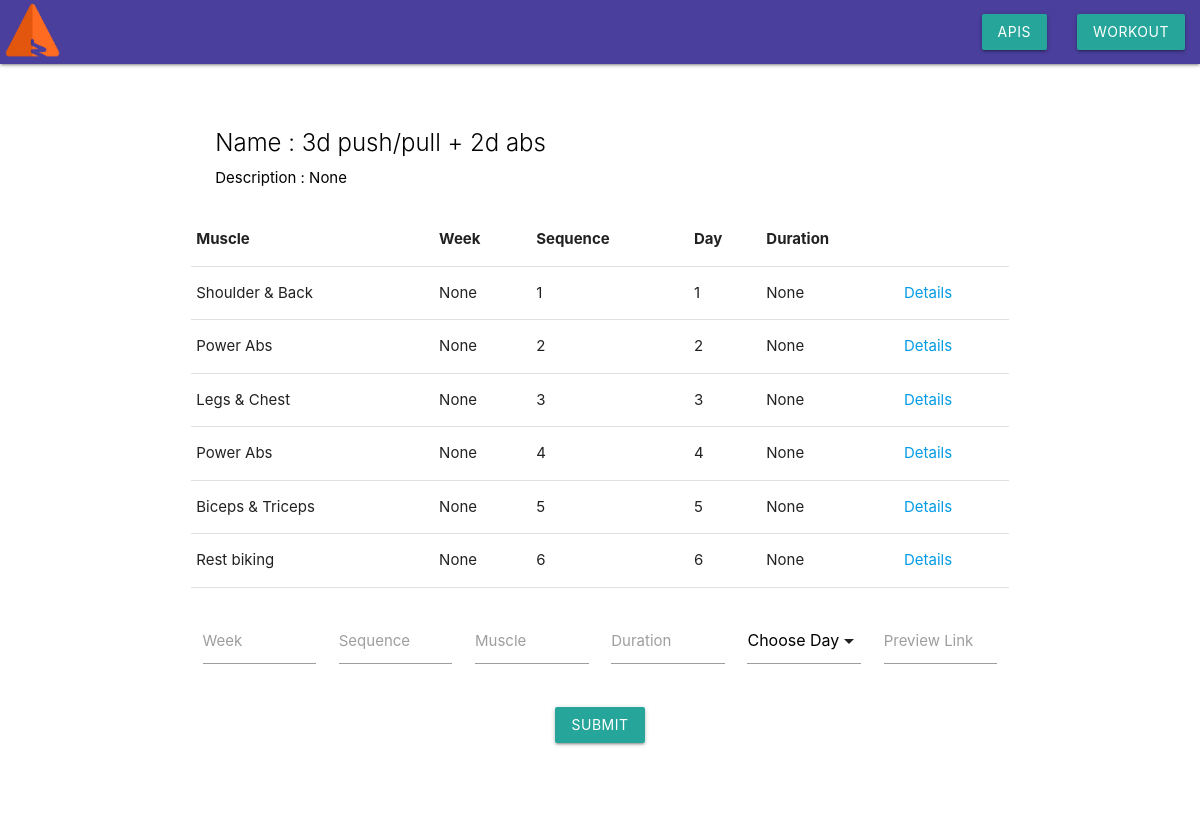
/workoutprograms/details/9, run on the app's committed database.
### database/database.py (models this page shows, shortened)
class WorkoutPrograms(db.Model):
    id = db.Column(db.Integer, primary_key=True)
    name = db.Column(db.String(50)) # 4 weeks Beginner Program"
    bodyPart = db.Column(db.String(50)) # ": "FullBody",
    difficulty = db.Column(db.String(50)) # ": "Beginner",
    duration = db.Column(db.Integer) # ": "40",
    frequency = db.Column(db.Integer) # ": "4",
    previewLink = db.Column(db.String(250)) # ": "https://www.jefit.com/images/exercises/50_50/8.jpg",
    routine = db.Column(db.String(50)) # ": "None",
    shortDescription = db.Column(db.String(50)) # ": "Sample Beginner Program",
    type = db.Column(db.String(50)) # ": "Bulking",
    weeks = db.Column(db.Integer) # ": "4"
    createdDate = db.Column(DateTime, default=datetime.utcnow)
    updatedDate = db.Column(DateTime, onupdate=datetime.utcnow)
    activity_id = db.Column(db.Integer, db.ForeignKey(Activity.id), nullable=False)
    activity = db.relationship('Activity', backref='workoutprograms')

class ProgramRoutines(db.Model):
    id = db.Column(db.Integer, primary_key=True)
    Day = db.Column(db.Integer) # ": "1",
    Duration = db.Column(db.Integer)  # ": "40",
    Musle = db.Column(db.String(50)) # ": "Chest and tricepts",
    PreviewLink = db.Column(db.String(250)) # ": "https://www.jefit.com/images/exercises/50_50/32.jpg",
    RoutineId = db.Column(db.Integer)  # ": "123",
    Sequence = db.Column(db.Integer)  # ": "1",
    Week = db.Column(db.Integer)  # ": "1"
    workoutprogram_id = db.Column(db.Integer, db.ForeignKey(WorkoutPrograms.id), nullable=False)
    workoutprograms = db.relationship("WorkoutPrograms", backref='programroutines')

### app.py (the view)
@app.route('/workoutprograms/details/<int:id>', methods=['GET', 'POST'])
def wodetails(id):
    try:
        wodetail = database.WorkoutPrograms.query.filter(database.WorkoutPrograms.id == id).one()
    except:
        wodetail = 'No Reulst Found'
    try:
        routine = database.ProgramRoutines.query.filter(database.ProgramRoutines.workoutprogram_id == id).all()
    except:
        None
    if request.method == 'POST':
        createroutine = database.ProgramRoutines()
        createroutine.workoutprogram_id = id
        createroutine.Duration = request.form['Duration']
        createroutine.Day = request.form['Day']
        createroutine.Musle = request.form['Musle']
        createroutine.PreviewLink = request.form['PreviewLink']
        createroutine.Sequence = request.form['Sequence']
        createroutine.Week = request.form['Week']
        dbsession.session.add(createroutine)
        dbsession.session.commit()
        return redirect(url_for('wodetails', id=id, wodetail=wodetail, routine=routine))
    else:
        return render_template('/workouts/wodetails.html', wodetail=wodetail, routine=routine)

### templates/workouts/wodetails.html (shortened to what this page needs)
{% extends "layout.html" %}
{% block content %}
<div class="container">
    <div class="section">
        <div class="row ">
            <div class="col s12 m12 l12">
                <div class="card" style="box-shadow: 0px 0px 0px 0px;">
                    {% if wodetail: %}
                    <div class="card-content black-text">
                        <h5 class="card-title">Name : {{ wodetail.name }}</h5>
                        <p>Description : {{ wodetail.shortDescription }}</p>
                    </div>
                    {% endif %}
                    {% if routine: %}
                    <table>
                        <thead>
                        <tr>
                            <th>Muscle</th>
                            <th>Week</th>
                            <th>Sequence</th>
                            <th>Day</th>
                            <th>Duration</th>
                        </tr>
                        </thead>
                        <tbody>
                        {% for row in routine %}
                        <tr>
                            <td>{{row.Musle}}</td>
                            <td>{{row.Week}}</td>
                            <td>{{row.Sequence}}</td>
                            <td>{{row.Day}}</td>
                            <td>{{row.Duration}}</td>
                            <td><a href="{{ url_for('routineDetails', id=row.id)}}">Details</a></td>
                        </tr>
                        {% endfor %}
                        </tbody>
                    </table>
                    {% endif %}
                    <div class="input-field col s12">
                        <form action="{{ url_for('wodetails', id=wodetail.id)}}" method="POST">
                            <div class="row">
                                <div class="input-field col s2">
                                    <input id="Week" type="text" name="Week" class="validate">
                                    <label for="Week">Week</label>
                                </div>
                                <div class="input-field col s2">
                                    <input id="Sequence" type="text" name="Sequence" class="validate">
                                    <label for="Sequence">Sequence</label>
                                </div>
                                <div class="input-field col s2">
                                    <input id="Musle" type="text" name="Musle" class="validate">
                                    <label for="Musle">Muscle</label>
                                </div>
                                <div class="input-field col s2">
                                    <input id="duration" type="text" name="Duration" class="validate">
                                    <label for="duration">Duration</label>
                                </div>
                                <div class="input-field col s2">
                                </div>
                                <div class="input-field col s2">
                                    <input id="PreviewLink" type="text" name="PreviewLink" class="validate">
                                    <label for="PreviewLink">Preview Link</label>
                                </div>
                            </div>
                            <center>
                                <div class="container">
                                    <button class="btn waves-effect waves-light" type="submit" name="action">Submit
                                    </button>
                                </div>
                            </center>
                        </form>
                    </div>
                </div>
            </div>
        </div>
    </div>
</div>
{% endblock %}

### data on the page
WorkoutPrograms: name "3d push/pull + 2d abs", shortDescription "None"
ProgramRoutines: Musle "Shoulder & Back", Week "None", Sequence "1", Day "1", Duration "None"
ProgramRoutines: Musle "Power Abs", Week "None", Sequence "2", Day "2", Duration "None"
ProgramRoutines: Musle "Legs & Chest", Week "None", Sequence "3", Day "3", Duration "None"
ProgramRoutines: Musle "Power Abs", Week "None", Sequence "4", Day "4", Duration "None"
ProgramRoutines: Musle "Biceps & Triceps", Week "None", Sequence "5", Day "5", Duration "None"
ProgramRoutines: Musle "Rest biking", Week "None", Sequence "6", Day "6", Duration "None"
